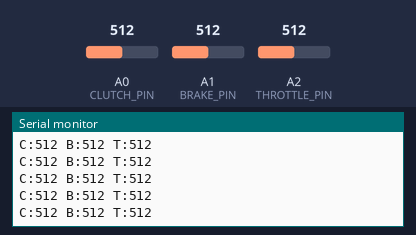
This sketch was run on a simulated Arduino Uno, built with avr-gcc and run on an emulated ATmega328P. On the bench: the last lines printed to the serial monitor. The inputs (shaded band) are chosen by the test bench; at power-on: A0 (CLUTCH_PIN) = 512, A1 (BRAKE_PIN) = 512, A2 (THROTTLE_PIN) = 512.

Above: at 10.2 s.
10.3 s: A0 (CLUTCH_PIN) set to 68
At 11.3 s:
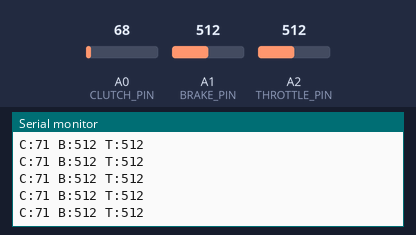
11.8 s: A0 (CLUTCH_PIN) set to 56
At 12.8 s:
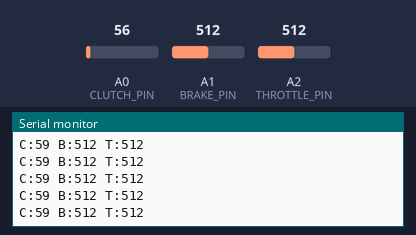
Timing chart, 0 to 14.3 s (numbered marks = the images above; inputs shaded):
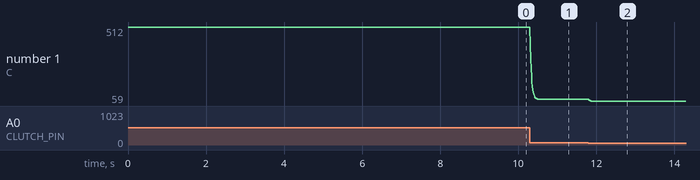

The sketch:

G29_Uno_Pedals.ino
```cpp
// G29 pedals -> Arduino Uno -> Serial output
// Uno will NOT be a USB joystick by itself.
// It just streams pedal positions to the PC.

const int CLUTCH_PIN   = A0;  // DB9 pin 4
const int BRAKE_PIN    = A1;  // DB9 pin 3
const int THROTTLE_PIN = A2;  // DB9 pin 2

// Optional simple smoothing (bigger = smoother but slower)
const int SMOOTHING = 4;

int clutchFilt   = 0;
int brakeFilt    = 0;
int throttleFilt = 0;

void setup() {
  Serial.begin(115200);

  pinMode(CLUTCH_PIN,   INPUT);
  pinMode(BRAKE_PIN,    INPUT);
  pinMode(THROTTLE_PIN, INPUT);

  // Prime filters
  clutchFilt   = analogRead(CLUTCH_PIN);
  brakeFilt    = analogRead(BRAKE_PIN);
  throttleFilt = analogRead(THROTTLE_PIN);
}

void loop() {
  int clutchRaw   = analogRead(CLUTCH_PIN);   // 0–1023
  int brakeRaw    = analogRead(BRAKE_PIN);
  int throttleRaw = analogRead(THROTTLE_PIN);

  // Simple low-pass filter
  clutchFilt   = clutchFilt   + (clutchRaw   - clutchFilt)   / SMOOTHING;
  brakeFilt    = brakeFilt    + (brakeRaw    - brakeFilt)    / SMOOTHING;
  throttleFilt = throttleFilt + (throttleRaw - throttleFilt) / SMOOTHING;

  // Invert if needed (some sets are "high when released")
  // Uncomment these if pressing the pedal makes the value go DOWN:
  // clutchFilt   = 1023 - clutchFilt;
  // brakeFilt    = 1023 - brakeFilt;
  // throttleFilt = 1023 - throttleFilt;

  // Send one line per frame: C:xxxx B:yyyy T:zzzz
  Serial.print("C:");
  Serial.print(clutchFilt);
  Serial.print(" B:");
  Serial.print(brakeFilt);
  Serial.print(" T:");
  Serial.println(throttleFilt);

  delay(10);  // ~100 Hz
}
```

Measured:
- after the input at 10.3 s, the serial monitor: prints a new line at once (image 1)
- after the input at 11.8 s, the serial monitor: prints a new line at once (image 2)
- plotted number 1: 512 → 71 after the input at 10.3 s, 71 → 59 after the input at 11.8 s
